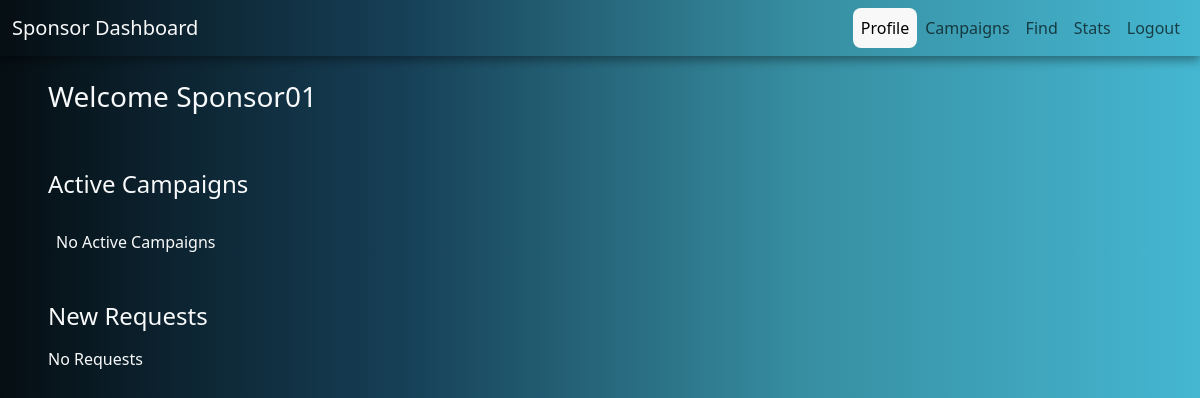
The page /sponsor-profile (signed in) on the database as committed earlier.
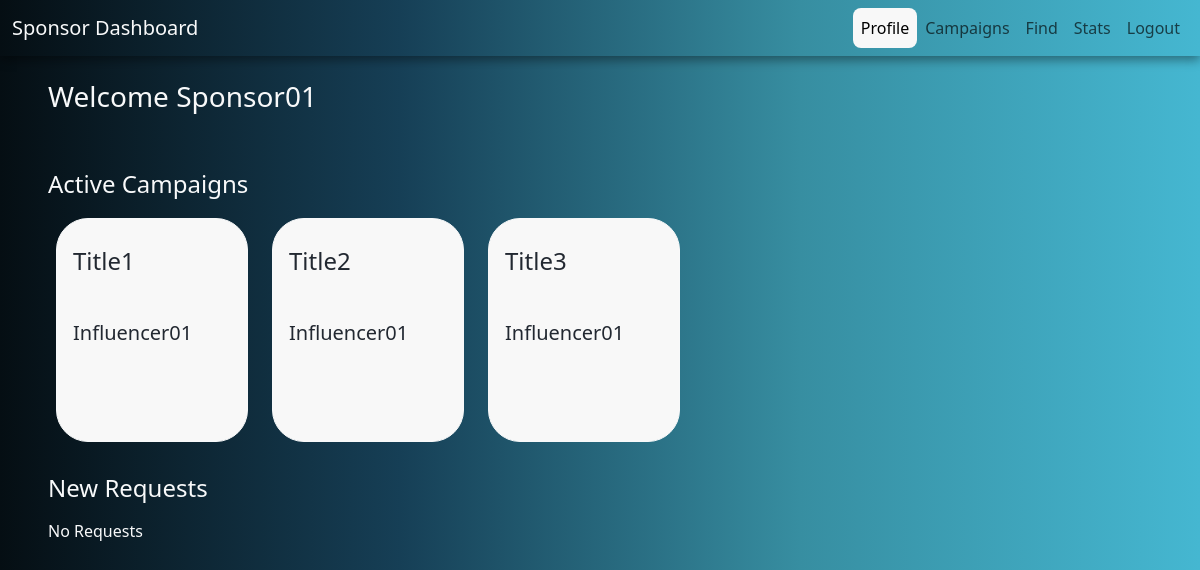
The same page on the database as committed later.
### app/models.py (models this page shows)
class Sponsor(db.Model):
    id = db.Column(db.Integer, primary_key=True)
    username = db.Column(db.String(50), unique=True, nullable=False)
    password = db.Column(db.String(20), nullable=False)
    fname = db.Column(db.String(50), nullable=False)
    lname = db.Column(db.String(50), nullable=True)
    phone = db.Column(db.Integer, nullable=True)
    industry = db.Column(db.String(30), nullable=False)
    campaigns = db.relationship('Campaign', backref='sponsor', lazy=True)

class Adrequest(db.Model):
    id = db.Column(db.Integer, primary_key=True)
    campaign_id = db.Column(db.Integer, db.ForeignKey('campaign.id'), nullable=False)
    influencer_id = db.Column(db.Integer, db.ForeignKey('influencer.id'), nullable=False)
    sponsor_id = db.Column(db.Integer, db.ForeignKey('sponsor.id'), nullable=False)
    message = db.Column(db.Text, nullable=True)
    requirements = db.Column(db.Text, nullable=False)
    payment_amount = db.Column(db.Float, nullable=False)
    requested_by = db.Column(db.String(20), nullable=False)
    sent = db.Column(db.Boolean, nullable=False)
    accepted = db.Column(db.Boolean, nullable=True)
    campaign = db.relationship('Campaign', backref='adrequest', lazy=True)
    influencer = db.relationship('Influencer', backref='adrequest', lazy=True)

class Campaign(db.Model):
    id = db.Column(db.Integer, primary_key=True)
    title = db.Column(db.String(50), nullable=False)
    description = db.Column(db.Text, nullable=False)
    niche = db.Column(db.Text, nullable=True)
    start_date = db.Column(db.Date, nullable=False)
    end_date = db.Column(db.Date, nullable=False)
    budget = db.Column(db.Float, nullable=False)
    visibility = db.Column(db.String(50), nullable=False)
    sponsor_id = db.Column(db.Integer, db.ForeignKey('sponsor.id'), nullable=False)

class Influencer(db.Model):
    id = db.Column(db.Integer, primary_key=True)
    username = db.Column(db.String(50), unique=True, nullable=False)
    password = db.Column(db.String(20), nullable=False)
    fname = db.Column(db.String(50), nullable=False)
    lname = db.Column(db.String(50), nullable=True)
    phone = db.Column(db.Integer, nullable=True)
    platform = db.Column(db.String(20), nullable=False)

### app/routes.py (the view, shortened to what this page needs)
@app.route('/sponsor-profile', methods=['GET', 'POST'])
def sponsorProfile():
    user_id = session.get('user_id')
    if not user_id:
        return redirect(url_for('login'))
    sponsor = Sponsor.query.get(user_id)
    if sponsor:
        requests = Adrequest.query.filter_by(requested_by="influencer", sponsor_id=user_id, accepted=False).all()
        actives = Adrequest.query.filter_by(sponsor_id=user_id, accepted=True).all()
        request_empty = len(requests) == 0
        active_empty = len(actives) == 0
        return render_template('sponsorProfile.html', sponsor=sponsor, requests=requests, request_empty=request_empty, actives=actives, active_empty=active_empty)
    return redirect(url_for('login'))

### app/templates/sponsorProfile.html (shortened to what this page needs)
<!DOCTYPE html>
<html lang="en">
    <head>
        <link href="https://cdn.jsdelivr.net/npm/bootstrap@5.3.3/dist/css/bootstrap.min.css" rel="stylesheet">
        <link rel="stylesheet" href="{{ url_for('static', filename='styles.css') }}">
    </head>
    <body class="h-100 body-bg2 text-light">
        <nav class="navbar navbar-expand-lg bg-body-tertiary sticky-top body-bg2 text-light">
            <div class="container-fluid">
              <a class="navbar-brand text-light" href="#">Sponsor Dashboard</a>
              <div class="collapse navbar-collapse" id="navbarNavAltMarkup">
                <div class="navbar-nav ms-auto">
                  <a class="nav-link active" aria-current="page" href="#">Profile</a>
                  <a class="nav-link" href="{{ url_for('sponsorCampaign') }}">Campaigns</a>
                  <a class="nav-link" href="#">Find</a>
                  <a class="nav-link" href="#">Stats</a>
                  <a class="nav-link" href="#">Logout</a>
                </div>
              </div>
            </div>
          </nav>
          <div class="d-flex h-auto">
            <section class="w-75 ps-5 pt-4 pe-5">
              <h3>Welcome {{ sponsor.fname }}</h3>
              <br><br>
              <h4>Active Campaigns</h4>
              <div class="d-flex gap-4 h-auto p-2">
                {% if active_empty %}
                  <p class="mt-3">No Active Campaigns</p>
                {% else %}
                  {% for active in actives %}
                    <div class="d-flex flex-column justify-content-between align-items-center campaign-height-width border border-light rounded-5 p-3 pt-4 mt-1 cursor-pointer">
                      <p class="mb-0 fs-4 me-auto">{{ active.campaign.title }}</p>
                      <p class="mb-0 fs-5 me-auto">{{ active.influencer.fname }}</p>
                      <div>
                      </div>
                    </div>
                  {% endfor %}
                {% endif %}
              </div>
              <br>
              <h4>New Requests</h4>
              {% if request_empty %}
                  <p class="mt-3">No Requests</p>
              {% endif %}
            </section>
          </div>
          <br>
    </body>
</html>

### app/static/styles.css (style rules this page uses)
html { height: 100vh; margin: 0; padding: 0; }
.body-bg2 { background-image: linear-gradient(90deg, #050E13, #163F56, #378ea1, #45b7d1); }
.navbar { font-weight: 500; color: white !important; box-shadow: 0 4px 10px rgba(0, 0, 0, 0.4); }
.nav-link.active { background-color: #f8f8f8; border-radius: 8px; }
.campaign-height-width { height: 14rem; width: 12rem; cursor: pointer; background-color: #f8f8f8; color: #222831; transition: transform 0.25s ease; }

Rows that differ between the two databases and show on the page:
added Adrequest: campaign "Title1", influencer.fname "Influencer01"
added Adrequest: campaign "Title2", influencer.fname "Influencer01"
added Adrequest: campaign "Title3", influencer.fname "Influencer01"
Other text that changed with them:
text no longer shown: "No Active Campaigns"
